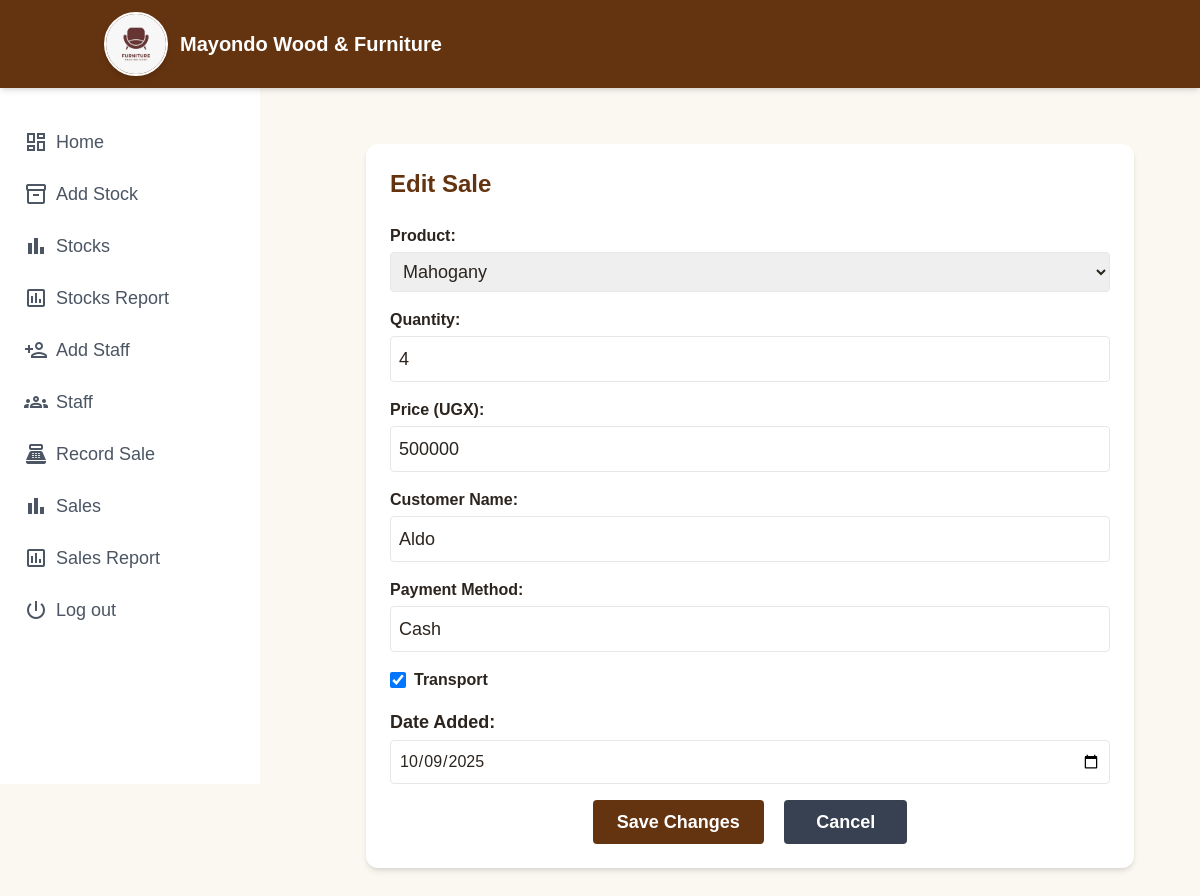
/editsales/2/ (signed in), run on the app's committed database.
### mwfapp/models.py (models this page shows, shortened)
class Sale(models.Model):
    PAYMENT_CHOICES = [
        ('Cash', 'Cash'),
        ('Mobile Money', 'Mobile Money'),
        ('Cheque', 'Cheque'),
        ('Bank Transfer', 'Bank Transfer'),
    ]
    STATUS_CHOICES = [
        ('TOTAL', 'Total'),
        ('COMPLETED', 'Completed'),
        ('CANCELLED', 'Cancelled'),
    ]
    stock_item = models.ForeignKey(Stock, on_delete=models.CASCADE, related_name="sales")
    quantity_sold = models.PositiveIntegerField()
    sale_price = models.DecimalField(max_digits=10, decimal_places=0)
    customer_name = models.CharField(max_length=100)
    transport = models.DecimalField(max_digits=10, decimal_places=0, default=0)
    total_price = models.DecimalField(max_digits=10, decimal_places=0, default=0)
    date = models.DateField(default=date.today)
    payment_method = models.CharField(max_length=50, choices=PAYMENT_CHOICES, default='Cash', blank=True)
    sales_agent = models.ForeignKey(settings.AUTH_USER_MODEL, on_delete=models.CASCADE)
    status = models.CharField(max_length=20, choices=STATUS_CHOICES, default='PENDING')

class Stock(models.Model):
    name = models.CharField(max_length=100)
    type = models.CharField(max_length=50)
    quantity = models.IntegerField()
    category = models.CharField(max_length=50)
    color = models.CharField(max_length=50)
    cost_price = models.DecimalField(max_digits=10, decimal_places=0, default=0)
    selling_price = models.DecimalField(max_digits=10, decimal_places=0)
    supplier = models.CharField(max_length=100)
    date_added = models.DateField(default=timezone.now)

### mwfapp/views.py (the view, shortened to what this page needs)
# urls.py: path("editsales/<str:sale_id>/", views.editSales, name="editSales"),
@login_required(login_url="/login/")
def editSales(request, sale_id):
    sale = Sale.objects.get(id=sale_id)
    all_stocks = Stock.objects.all()
    return render(request, "editsales.html", {"sale": sale, "all_stocks": all_stocks})

### mwfapp/templates/editsales.html (shortened to what this page needs)
{% extends "base.html" %}
{% load static %}
{% block content %}
<main class="ml-[100px] p-6 bg-[var(--cream)] min-h-screen">
  <div class="max-w-3xl mx-auto bg-white p-6 rounded-xl shadow-md">
    <h1 class="text-2xl text-[#643310] font-bold mb-6">Edit Sale</h1>
    <form action="{% url 'editSales' sale.id %}" method="POST" class="space-y-4">
      <div>
        <label for="stock_item" class="block font-semibold mb-1">Product:</label>
        <select id="stock_item" name="stock_item" class="w-full text-lg border rounded p-2" required>
          {% for stock in all_stocks %}
            <option value="{{ stock.id }}" {% if stock.id == sale.stock_item.id %}selected{% endif %}>
              {{ stock.name }}
            </option>
          {% endfor %}
        </select>
      </div>
      <div>
        <label for="quantity_sold" class="block font-semibold mb-1">Quantity:</label>
        <input type="number" id="quantity_sold" name="quantity_sold" value="{{ sale.quantity_sold }}" min="0" required class="w-full text-lg border rounded p-2">
      </div>
      <div>
        <label for="sale_price" class="block font-semibold mb-1">Price (UGX):</label>
        <input type="number" id="sale_price" name="sale_price" value="{{ sale.sale_price }}" min="0" required class="w-full text-lg border rounded p-2">
      </div>
      <div>
        <label for="customer_name" class="block font-semibold mb-1">Customer Name:</label>
        <input type="text" id="customer_name" name="customer_name" value="{{ sale.customer_name }}" required class="w-full text-lg border rounded p-2">
      </div>
      <div>
        <label for="payment_method" class="block font-semibold mb-1">Payment Method:</label>
        <input type="text" id="payment_method" name="payment_method" value="{{ sale.payment_method }}" class="w-full text-lg border rounded p-2">
      </div>
      <div class="flex items-center gap-2">
        <input type="checkbox" id="transport" name="transport" value="yes" {% if sale.transport > 0 %}checked{% endif %} class="h-4 text-lg w-4">
        <label for="transport" class="font-semibold">Transport</label>
      </div>
      <div>
        <label for="date" class="block text-lg font-semibold mb-1">Date Added:</label>
        <input type="date" id="date" name="date" value="{{ sale.date|date:'Y-m-d' }}" class="w-full border rounded p-2">
      </div>
      <div class="text-center mt-6">
        <button type="submit" class="bg-[#643310] text-white font-bold text-lg px-6 py-2 rounded">Save Changes</button>
        <a href="{% url 'salesPage' %}" class="ml-4 px-8 py-3 text-lg bg-gray-700 text-white font-bold rounded">Cancel</a>
      </div>
    </form>
  </div>
</main>
{% endblock %}

### mwfapp/static/css/dashboard.css (style rules this page uses)
:root { --bg: #0f0f0f; --ink: #222222; --cream: #fbf7f1; --tan: #ead9c4; --walnut: #6b4f3b; --mahogany: #ebc6ad; --charcoal: #1e1e1e; --gold: #c7a564; --muted: #777; --radius: 18px; --shadow: 0 10px 30px rgba(0, 0, 0, 0.15); --header-height: 4rem; --sidebar-width: 240px; }
body { font-family: Poppins, sans-serif; background-color: var(--cream); color: #2b241f; }

### data on the page
Sale: stock_item "Mahogany", quantity_sold "4", sale_price "500000", customer_name "Aldo", payment_method "Cash", transport "☑", date "10/09/2025"
